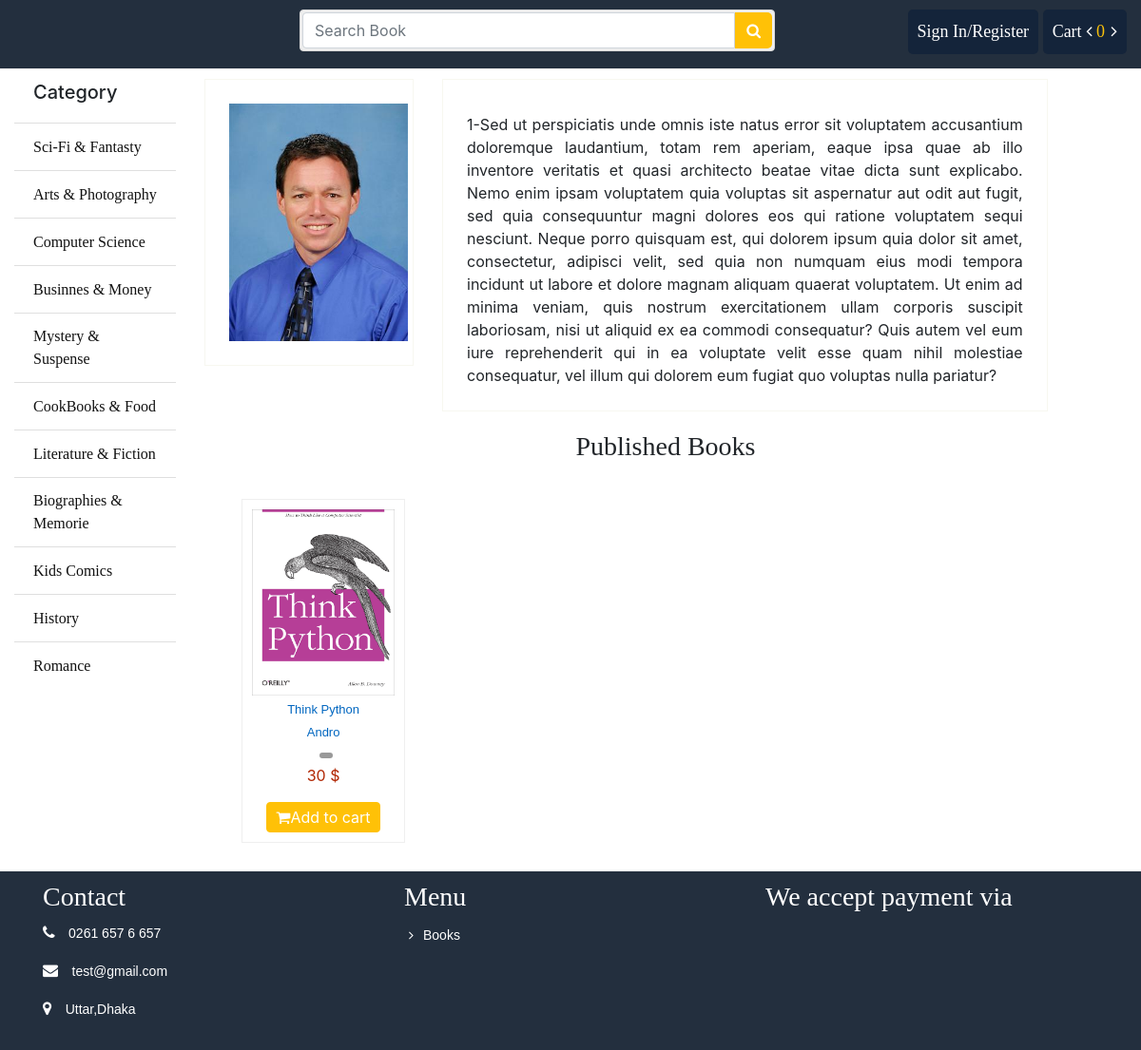
Page /book/writer/1/ on the committed database.
### category/models.py (models this page shows, shortened)
class Category(models.Model):
    category_name = models.CharField(max_length=50)
    slug = models.SlugField(max_length=100, unique=True)
    class Meta:
        verbose_name='Category'
        verbose_name_plural='Categories' # admin paneldə bölmənin adını dəyişdirir.

### book/models.py (models this page shows, shortened)
class Writer(models.Model):
	writer_name = models.CharField(max_length = 100)
	slug = models.SlugField(max_length=150, unique=True ,db_index=True)
	bio = models.TextField()
	pic = models.FileField(upload_to = "writer/")
	create_at = models.DateTimeField(auto_now_add = True)
	updated_at = models.DateTimeField(auto_now_add = True)
	def __str__(self):
		return self.writer_name

class Books(models.Model):
    book_name = models.CharField(max_length=200, unique=True)
    slug = models.SlugField(max_length=200, unique=True)
    description = models.TextField(max_length=500, blank=True)
    price = models.IntegerField()
    images = models.ImageField(upload_to="books/")
    stock = models.IntegerField()
    is_available = models.BooleanField(default=True)
    category = models.ForeignKey(Category, on_delete=models.CASCADE)
    writer = models.ForeignKey(Writer, on_delete=models.CASCADE)
    created_date = models.DateTimeField(auto_now_add=True)
    modified_date = models.DateTimeField(auto_now=True)

### book/views.py (the view)
# urls.py: path('writer/<int:id>/', views.get_writer, name='writer'),
def get_writer(request,id):
    wrt =get_object_or_404(Writer,id=id)
    books = Books.objects.filter(writer_id=wrt)
    context = {
        'wrt': wrt,
        'books': books,
    }
    return render(request, 'writer.html', context)

### cart/context_processors.py (called while the page is built)
def count(request):
    cart_count = 0
    total = 0
    tax =0
    cemi = 0
    if 'admin' in request.path:
        return {}
    else:
        try:
            cart = Cart.objects.filter(cart_id=_cart_id(request))
            cart_items = CartItem.objects.all().filter(cart=cart[:1])
            for cart_item in cart_items:
                cart_count += cart_item.quantity
                total += cart_item.quantity * cart_item.product.price
                tax = 2 * total / 100
                cemi = total + tax
        except Cart.DoesNotExist:
            cart_count = 0
    return dict(cart_count_template=cart_count,total=total,tax=tax,cemi=cemi)

### cart/views.py (called while the page is built)
def _cart_id(request):
    cart = request.session.session_key
    if not cart:
        cart = request.session.create()
    return cart

### category/context_processors.py (called while the page is built)
def menu_links(request):
    links = Category.objects.all()
    return dict(links=links)

### templates/writer.html (shortened to what this page needs)
{% extends 'base.html' %}
{% load static %}
{% block content %}
			<div class="row">
				<div class="col-sm-12">
					<div class="row">
						<div class="col-sm-3">
							<div class="view-details">
								<img src="{{ wrt.pic.url }}">
							</div>
						</div>
						<div class="col-sm-8">
							<div class="product-information">
								<article class="text-justify" style="margin-top:10px;">{{ wrt.bio }}</article>
							</div>
						</div>
					</div>
				</div>
				<div class="col-sm-12">
					<div class="titleheader">
						<h3 class="h2header text-center">Published Books</h3>
					</div>
					<div class="regulara sliderzx">
                        {% for book in books %}
						<div class="book-wrapper text-center">
							<div class="coverpage">
								<img src="{{ book.images.url }}"/>
							</div>
							<a href="">{{ book.book_name }}</a>
							<a href="">{{ book.writer }}</a>
							<div class="rating">
								<span class="totalrating">{{ item.totalreview|add:-1 }}</span>
							</div>
							<p> {{ book.price }} $</p>
							<button class="btn btn-warning" id="addTocart" data-book-id="{{ item.id }}">
									<i class="fa fa-shopping-cart"></i>Add to cart
								</button>
						</div>
                        {% endfor %}
					</div>
				</div>
			</div>
{% endblock %}

### templates/base.html (shortened to what this page needs)
{% load static %}
<!DOCTYPE html>
<html>
<head>
	{% load static %}
	<link rel="stylesheet" type="text/css" href="{% static 'css/bootstrap.min.css' %}">
	<link rel="stylesheet" type="text/css" href="{% static 'css/font-awesome.min.css' %}">
	<link rel="stylesheet" type="text/css" href="{% static 'css/style.css' %}">
	<link rel="stylesheet" type="text/css" href="{% static 'css/responsive.css' %}">
	<link rel="stylesheet" type="text/css" href="{% static 'css/slick.css' %}">
	<link rel="stylesheet" type="text/css" href="{% static 'css/slick-theme.css' %}">
	<link rel="stylesheet" type="text/css" href="{% static 'css/skdslider.css' %}">
</head>
<body>
{% include 'includes/header.html' %}
<div class="container-fluid">
	<div class="row">
		<div class="col-sm-2">
            {% include 'includes/sidebar.html' %}
		</div>
		<div class="col-sm-10">
            {% block content %}
            {% endblock %}
		</div>
	</div>
</div>
{% include 'includes/footer.html' %}
</body>
</html>

### templates/includes/header.html (shortened to what this page needs)
{% load static %}
<div class="header-top">
	<div class="container-fluid">
		<div class="row">
			<div class="col-sm-3">
			</div>
			<div class="col-sm-5">
				<form action="#" method="GET">
					<div class="input-group search_box">
						<input type="text" class="form-control" placeholder="Search Book" name="q" value="{{search}}">
						<button class="btn btn-primary" type="submit"><i class="fa fa-search"></i></button>
					</div>
				</form>
			</div>
			<div class="col-sm-4">
				<div class="pull-right">
					<ul class="navbar-nav">
                        {% if request.user.is_authenticated %}
                            <li class="dropdown profile"><a href="#">Hi {{ request.user.username }}</a>
                                <ul role="menu" class="sub-menu">
                                    <li><a href="#' %}"><i class="fa fa-shopping-cart"></i> My order</a></li>
                                    <li><a href="{% url 'logout' %}"><i class="fa fa-sign-out"></i> Sing Out</a></li>
                                </ul>
                            </li>
                            <li class="cart">
                                <a href="{% url 'cart' %}">Cart <i class="fa fa-angle-left"></i>
                                    <span class="totalcart" id="gettotalcart"> {{ cart_count_template }} </span>
                                    <i class="fa fa-angle-right"></i>
                                </a>
                            </li>
					    {% else %}
					    <li class="profile"><a href="{% url 'login' %}">Sign In</a><a href="{% url 'registration' %}">/Register</a></li>
					    <li class="cart">
					    	<a href="{% url 'cart' %}">Cart <i class="fa fa-angle-left"></i>
					    		<span class="totalcart" id="gettotalcart"> {{ cart_count_template }} </span>
					    		<i class="fa fa-angle-right"></i>
					    	</a>
					    </li>
					    {% endif %}
					</ul>
				</div>
			</div>
		</div>
	</div>
</div>

### templates/includes/sidebar.html
<ul class="list-group list-group-flush">
    <li class="list-group-item"><h5>Category</h5></li>
    {% for category in links %}
        <li class="list-group-item"><a href="{% url 'category' slug=category.slug %}">{{ category.category_name }}</a></li>
    {% endfor %}
</ul>

### templates/includes/footer.html (shortened to what this page needs)
{% load static %}
<div class="footer">
	<div class="container">
		<div class="row">
			<div class="col-sm-6 col-md-4 col-xs-12 footer_menu">
				<h3>Contact</h3>
				<ul>
					<li class="footer_contact">
						<i class="fa fa-phone"></i>
						<p>  0261 657 6 657 </p>
					</li>
					<li class="footer_contact">
						<i class="fa fa-envelope"></i>
						<p> test@gmail.com </p>
					</li>
					<li class="footer_contact">
						<i class="fa fa-map-marker"></i>
						<p>Uttar,Dhaka</p>
					</li>
				</ul>
			</div>
			 <div class="col-sm-6 col-md-4 col-xs-12 footer_menu">
				<h3>Menu</h3>
				<ul>
					<li class="footer_menu">
						<a href="#"><i class="fa fa-angle-right"></i>Books</a>
					</li>
				</ul>
			</div>
			<div class="col-sm-6 col-md-4 col-xs-12 footer_news">
				<h3>We accept payment via</h3>
				<div class="footer_paymentmethod">
				</div>
			</div>
		</div>
	</div>
</div>

### static/css/style.css (style rules this page uses)
.header-top { border-bottom: 1px solid #f5f5f5; padding-top: 10px; padding-bottom: 15px; background: none repeat scroll 0 0 #232f3e; }
.search_box { padding: 2px; background-color: #efefef; border: 1px solid #d9d9d9; border-radius: 4px; position:absolute; width:100%; }
.search_box .btn.btn-primary { background:#ffc107 !important; border-color: #ffc107; border: 0 none; border-radius: 0; margin-top: 0; border-radius: 0 5px 5px 0 ; }
.navbar-nav { display: block; }
.navbar-nav li { display: inline-block; }
.navbar-nav li a { color: #fff; font-size: 18px; text-decoration: none; }
.cart, .profile { background: #14243a; padding: 10px; border-radius: 5px; }
.totalcart { color: #fac10a; margin-right:2px; }
.titleheader { margin-top: 20px; display: block; text-align: center; }
.titleheader > h3, a { font-family: "Times New Roman", Times, serif; display: inline-block; }
.sliderzx { width: 94%; margin: 20px auto; }
.book-wrapper { max-width: 250px; margin: 10px; border: 1px solid #efefef; padding: 10px; display: inline-block; }
.book-wrapper .btn { width: 80%; margin: auto; }
.book-wrapper p { color: #B12704; }
.book-wrapper a { display: block; padding-top:5px; font-family: Arial, Helvetica, sans-serif; color: #0066c0; text-decoration: none; white-space: normal; letter-spacing: normal; font-size: 13px!important; line-height: 19px!important; }
.coverpage img { max-height: 200px; max-width: 150px; margin: auto; }
.totalrating { display: inline-block; min-width: 10px; padding: 3px 7px; font-weight: bold; line-height: 1; color: #fff; text-align: center; white-space: nowrap; background-color: #999; border-radius: 10px; margin-left: 6px; }
.rating span { font-size: 13px; }
ul li { list-style: none; }
.list-group li a { color: #111; }
.btn-warning, .btn-warning:hover { color: #fff; }
.book-wrapper .btn, .pricebox .btn { padding: 3px }
.view-details { position: relative; border: 1px solid #F7F7F0; padding:25px; overflow: hidden; margin-top: 10px; }
.view-details img { max-height: 250px; transition: all 0.3s ease-in-out; }
.product-information, .pricebox { border: 1px solid #F7F7F0; padding:25px; margin-top: 10px; }
.footer { background:#232f3e; display: block; }
.footer_about h3, .footer_menu h3, .footer_news h3 { font-family: "Times New Roman", Times, serif; color:#ffffff; margin-top: 10px; }
.footer_about ul, .footer_menu ul { padding:0; }
.footer_contact i, .footer_menu i { color:#ffffff; margin-right: 10px; display:inline-block; }
.footer_contact p, .footer_menu a { font-size: 14px; color:#ffffff; font-family: Arial, Helvetica, sans-serif; display:inline-block; }
.footer_menu a { text-decoration: none; padding: 5px; }
.footer_paymentmethod { margin-top:20px; }

### rows in the picture
Category: category_name "Sci-Fi & Fantasty"
Category: category_name "Arts & Photography"
Category: category_name "Computer Science"
Category: category_name "Businnes & Money"
Category: category_name "Mystery & Suspense"
Category: category_name "CookBooks & Food"
Category: category_name "Literature & Fiction"
Category: category_name "Biographies & Memorie"
Category: category_name "Kids Comics"
Category: category_name "History"
Category: category_name "Romance"
Writer: pic (picture), bio "1-Sed ut perspiciatis unde omnis iste natus error sit voluptatem accusantium doloremque laudantium, totam rem aperiam, eaque ipsa quae ab illo inventore veritatis et quasi architecto beatae vitae dicta sunt explicabo. Nemo enim ipsam voluptatem quia voluptas sit aspernatur aut odit aut fugit, sed quia consequuntur magni dolores eos qui ratione voluptatem sequi nesciunt. Neque porro quisquam est, qui dolorem ipsum quia dolor sit amet, consectetur, adipisci velit, sed quia non numquam eius modi tempora incidunt ut labore et dolore magnam aliquam quaerat voluptatem. Ut enim ad minima veniam, quis nostrum exercitationem ullam corporis suscipit laboriosam, nisi ut aliquid ex ea commodi…"
Books: images (picture), book_name "Think Python", writer "Andro", price "30"

### other values in the picture
{{ cart_count_template }} "0"
